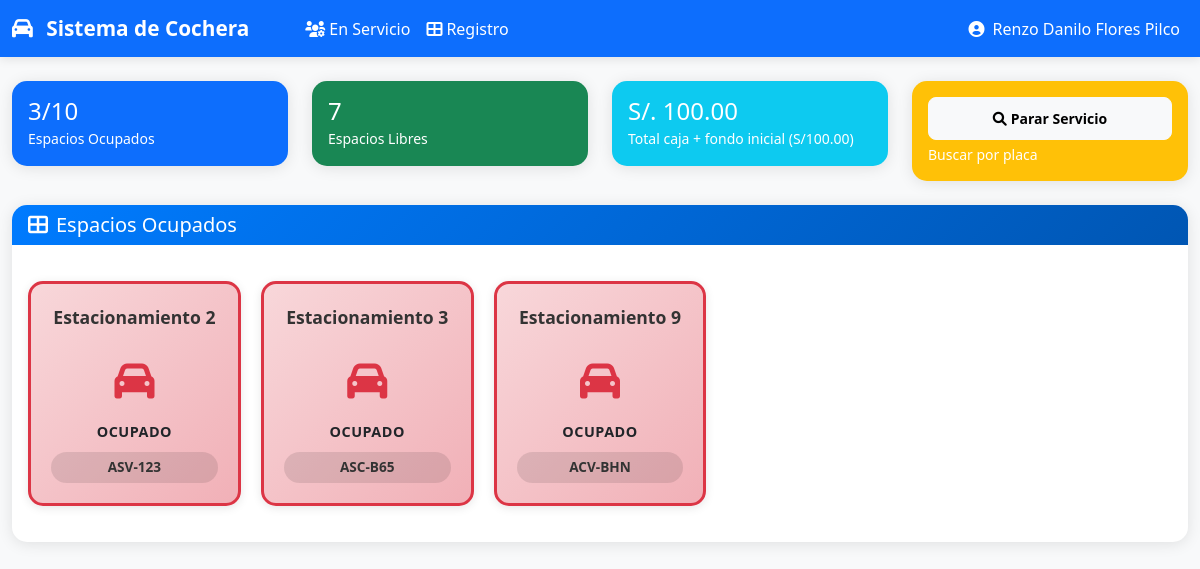
Screenshot of /public/servicio.php (signed in) with the database file from the repository.
### tables this page shows
CREATE TABLE `alquiler` (
  `id_alquiler` int NOT NULL AUTO_INCREMENT,
  `id_espacio` int NOT NULL,
  `codigo` varchar(10) NOT NULL,
  `estado` char(1) DEFAULT NULL,
  `fecha_ingreso` datetime NOT NULL,
  `fecha_salida` datetime DEFAULT NULL,
  `hora_ingreso` datetime NOT NULL,
  `hora_salida` datetime DEFAULT NULL,
  `placa` varchar(20) NOT NULL,
  `id_usuario` int DEFAULT NULL,
  PRIMARY KEY (`id_alquiler`),
  KEY `fk_alquiler_espacio` (`id_espacio`),
  CONSTRAINT `fk_alquiler_espacio` FOREIGN KEY (`id_espacio`) REFERENCES `espacios` (`id_espacio`) ON DELETE RESTRICT ON UPDATE CASCADE
);

CREATE TABLE `espacios` (
  `id_espacio` int NOT NULL AUTO_INCREMENT,
  `estado` char(1) DEFAULT NULL,
  `codigo` varchar(10) DEFAULT NULL,
  PRIMARY KEY (`id_espacio`)
);

### app/includes/auth.php (called while the page is built, shortened)
<?php
require_once __DIR__ . '/db.php';
function estaAutenticado() {
    return isset($_SESSION['user_id']) && !empty($_SESSION['user_id']);
}
function obtenerUsuarioActual() {
    return [
        'id_usuario' => $_SESSION['user_id'],
        'nombre' => $_SESSION['user_nombre'],
        'usuario' => $_SESSION['user_usuario'],
        'cargo' => $_SESSION['user_cargo']
    ];
}
?>

### app/includes/db.php (called while the page is built, shortened)
<?php
$pdo = null;
function getConexion() {
    global $pdo, $conexion_error;
    if ($pdo === null) {
        try {
            $dsn = "mysql:host=" . DB_HOST . ";dbname=" . DB_NAME . ";charset=" . DB_CHARSET;
            $opciones = [
                PDO::ATTR_ERRMODE            => PDO::ERRMODE_EXCEPTION,
                PDO::ATTR_DEFAULT_FETCH_MODE => PDO::FETCH_ASSOC,
                PDO::ATTR_EMULATE_PREPARES   => false,
                PDO::MYSQL_ATTR_INIT_COMMAND => "SET NAMES " . DB_CHARSET
            ];
            $pdo = new PDO($dsn, DB_USER, DB_PASS, $opciones);
        } catch (PDOException $e) {
            $conexion_error = "Error de conexión: " . $e->getMessage();
            $pdo = null;
        }
    }
    return $pdo;
}
function ejecutarConsulta($sql, $params = []) {
    try {
        $pdo = getConexion();
        $stmt = $pdo->prepare($sql);
        $stmt->execute($params);
        return $stmt;
    } catch (PDOException $e) {
        error_log("Error en consulta: " . $e->getMessage());
        return false;
    }
}
?>

### app/services/servicios.php (called while the page is built, shortened)
<?php
require_once __DIR__ . '/../includes/db.php';
function obtenerEspacios()
{
    $sql = "SELECT e.*, a.id_alquiler, a.placa, a.fecha_ingreso, a.hora_ingreso,
                   IF(a.id_alquiler IS NOT NULL, 'O', e.estado) estado_actual
            FROM espacios e
            LEFT JOIN alquiler a ON e.id_espacio=a.id_espacio AND a.estado='A' AND a.fecha_salida IS NULL
            ORDER BY e.id_espacio";
    $stmt = ejecutarConsulta($sql);
    return $stmt ? $stmt->fetchAll() : [];
}
function obtenerConteoEspacios()
{
    $sql = "SELECT COUNT(*) total,
                   SUM(a.id_alquiler IS NOT NULL) ocupados
            FROM espacios e
            LEFT JOIN alquiler a ON e.id_espacio=a.id_espacio AND a.estado='A' AND a.fecha_salida IS NULL";
    $r = ejecutarConsulta($sql)?->fetch() ?: ['total' => 0, 'ocupados' => 0];
    return ['ocupados' => (int)$r['ocupados'], 'total' => (int)$r['total']];
}
function obtenerRecaudacionDia()
{
    $r = ejecutarConsulta("SELECT COALESCE(SUM(importe),0) total FROM pagos WHERE DATE(fecha_pago)=CURDATE()")?->fetch() ?: ['total' => 0];
    return (float)$r['total'];
}

### public/servicio.php (the view, shortened to what this page needs)
<?php
require_once __DIR__ . '/../app/includes/auth.php';
require_once __DIR__ . '/../app/services/servicios.php';
$usuario = obtenerUsuarioActual();
$conteo = obtenerConteoEspacios();
$espacios = obtenerEspacios();
$recaudacion_dia = obtenerRecaudacionDia();
?>
<!DOCTYPE html>
<html lang="es">
<head>
  <link href="https://cdn.jsdelivr.net/npm/bootstrap@5.1.3/dist/css/bootstrap.min.css" rel="stylesheet">
  <link href="https://cdnjs.cloudflare.com/ajax/libs/font-awesome/6.0.0/css/all.min.css" rel="stylesheet">
  <link href="assets/css/dashboard.css" rel="stylesheet">
</head>
<body>
  <nav class="navbar navbar-expand-lg navbar-dark bg-primary">
        <div class="container-fluid">
            <a class="navbar-brand" href="dashboard.php">
                <i class="fas fa-car me-2"></i>
                Sistema de Cochera
            </a>
            <div class="navbar-nav ms-3">
                <a class="nav-link text-white" href="servicio.php">
                    <i class="fas fa-users-cog me-1"></i>En Servicio
                </a>
                <a class="nav-link text-white" href="registro.php">
                    <i class="fas fa-th-large me-1"></i>Registro
                </a>
            </div>
            <div class="navbar-nav ms-auto">
                <a class="nav-link text-white" href="#" data-bs-toggle="modal" data-bs-target="#usuarioModal">
                    <i class="fas fa-user-circle me-1"></i>
                    <?= $usuario['nombre']; ?>
                </a>
            </div>
        </div>
    </nav>
  <div class="container-fluid py-4">
    <div class="row mb-4">
      <div class="col-md-3">
        <div class="card bg-primary text-white">
          <div class="card-body">
            <h4 class="mb-0"><?php echo $conteo['ocupados']; ?>/<?php echo $conteo['total']; ?></h4><small>Espacios Ocupados</small>
          </div>
        </div>
      </div>
      <div class="col-md-3">
        <div class="card bg-success text-white">
          <div class="card-body">
            <h4 class="mb-0"><?php echo $conteo['total'] - $conteo['ocupados']; ?></h4><small>Espacios Libres</small>
          </div>
        </div>
      </div>
      <div class="col-md-3">
        <div class="card bg-info text-white">
          <div class="card-body">
            <h4 class="mb-0">S/. <?php echo number_format($recaudacion_dia + 100, 2); ?></h4><small>Total caja + fondo inicial (S/100.00)</small>
          </div>
        </div>
      </div>
      <div class="col-md-3">
        <div class="card bg-warning text-white">
          <div class="card-body"><button class="btn btn-light btn-sm w-100" id="btnPararServicio"><i class="fas fa-search me-1"></i>Parar Servicio</button><small class="d-block mt-1">Buscar por placa</small></div>
        </div>
      </div>
    </div>
    <div class="card">
      <div class="card-header">
        <h5 class="mb-0"><i class="fas fa-th-large me-2"></i>Espacios Ocupados</h5>
      </div>
      <div class="card-body">
        <div class="espacios-grid">
          <?php foreach ($espacios as $espacio): ?>
            <?php if ($espacio['estado_actual'] === 'O'): ?>
              <div class="espacio-item espacio-ocupado"
                data-id="<?php echo (int)$espacio['id_espacio']; ?>"
                data-estado="<?php echo htmlspecialchars($espacio['estado_actual']); ?>"
                data-placa="<?php echo htmlspecialchars($espacio['placa'] ?? ''); ?>"
                onclick="abrirVentanaEspacio(<?php echo (int)$espacio['id_espacio']; ?>)">
                <div class="espacio-numero">Estacionamiento <?php echo (int)$espacio['id_espacio']; ?></div>
                <div class="espacio-icono"><i class="fas fa-car"></i></div>
                <div class="espacio-estado">Ocupado</div>
                <?php if (!empty($espacio['placa'])): ?><div class="espacio-placa"><?php echo htmlspecialchars($espacio['placa']); ?></div><?php endif; ?>
              </div>
            <?php endif; ?>
          <?php endforeach; ?>
        </div>
      </div>
    </div>
  </div>
</body>
</html>

### public/assets/css/dashboard.css (style rules this page uses)
body { background-color: #f8f9fa; font-family: 'Segoe UI', Tahoma, Geneva, Verdana, sans-serif; }
.espacios-grid { display: grid; grid-template-columns: repeat(auto-fill, minmax(200px, 1fr)); gap: 20px; padding: 20px 0; }
.espacio-item { background: white; border: 3px solid #ddd; border-radius: 15px; padding: 20px; text-align: center; cursor: pointer; transition: all 0.3s ease; min-height: 150px; display: flex; flex-direction: column; justify-content: center; position: relative; box-shadow: 0 2px 10px rgba(0,0,0,0.1); }
.espacio-ocupado { border-color: #dc3545; background: linear-gradient(135deg, #f8d7da 0%, #f1b0b7 100%); }
.espacio-numero { font-weight: bold; font-size: 1.1rem; margin-bottom: 10px; color: #333; }
.espacio-icono { font-size: 2.5rem; margin: 10px 0; color: #666; }
.espacio-ocupado .espacio-icono { color: #dc3545; }
.espacio-estado { font-size: 0.9rem; font-weight: 600; margin-bottom: 5px; text-transform: uppercase; letter-spacing: 0.5px; }
.espacio-placa { background: rgba(0,0,0,0.1); color: #333; padding: 5px 10px; border-radius: 20px; font-size: 0.85rem; font-weight: bold; margin-top: 5px; display: inline-block; }
.card { border: none; border-radius: 15px; box-shadow: 0 2px 15px rgba(0,0,0,0.1); transition: transform 0.3s ease; }
.card-header { background: linear-gradient(135deg, #007bff 0%, #0056b3 100%); color: white; border-radius: 15px 15px 0 0 !important; border: none; }
.btn { border-radius: 8px; padding: 10px 20px; font-weight: 600; transition: all 0.3s ease; }
.navbar-brand { font-weight: bold; font-size: 1.3rem; }
.navbar { box-shadow: 0 2px 10px rgba(0,0,0,0.1); }
.espacio-item { animation: fadeIn 0.5s ease forwards; }

### rows the page displays
alquiler: id_espacio.id_espacio "2", placa "ASV-123"
alquiler: id_espacio.id_espacio "3", placa "ASC-B65"
alquiler: id_espacio.id_espacio "9", placa "ACV-BHN"

### other values shown
$usuario['nombre'] "Renzo Danilo Flores Pilco"
$conteo['ocupados'] "3"
$conteo['total'] "10"
$conteo['total'] - $conteo['ocupados'] "7"
$recaudacion_dia + 100 "100.00"
